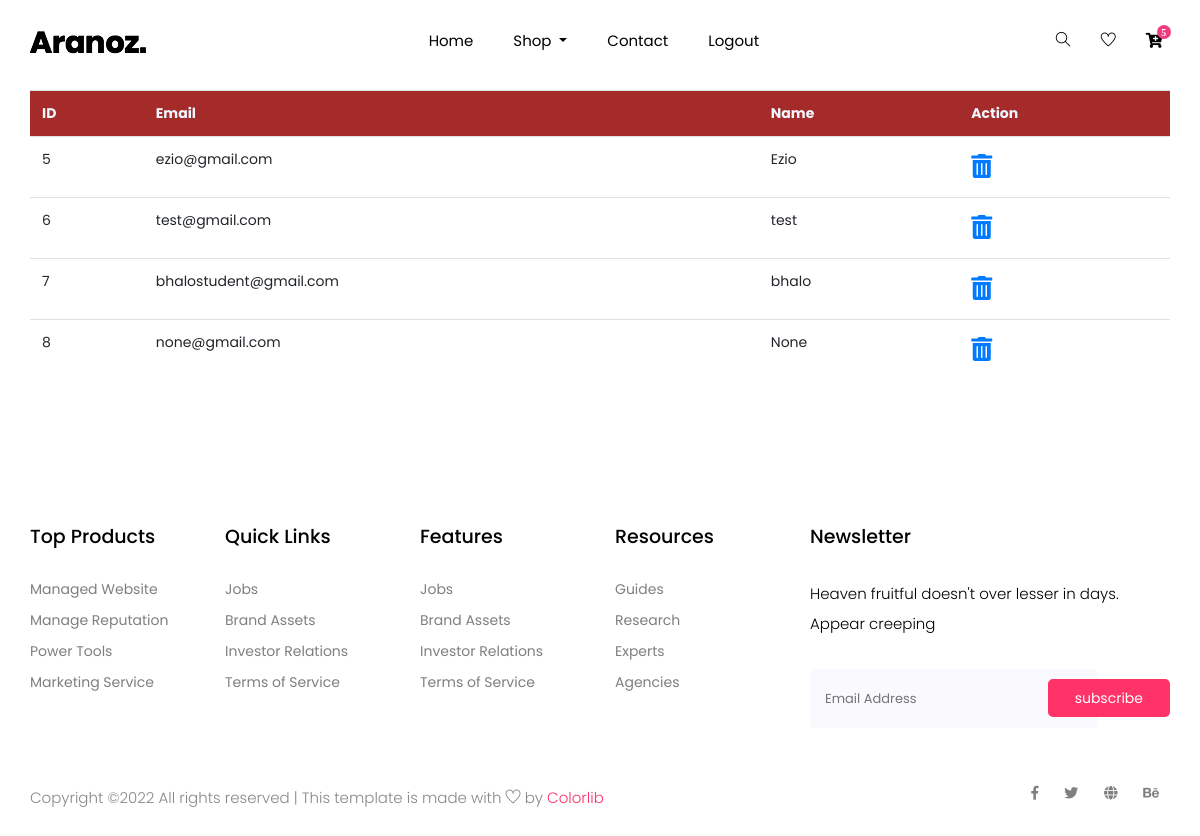
The page /user_list (signed in) on the database as committed earlier.
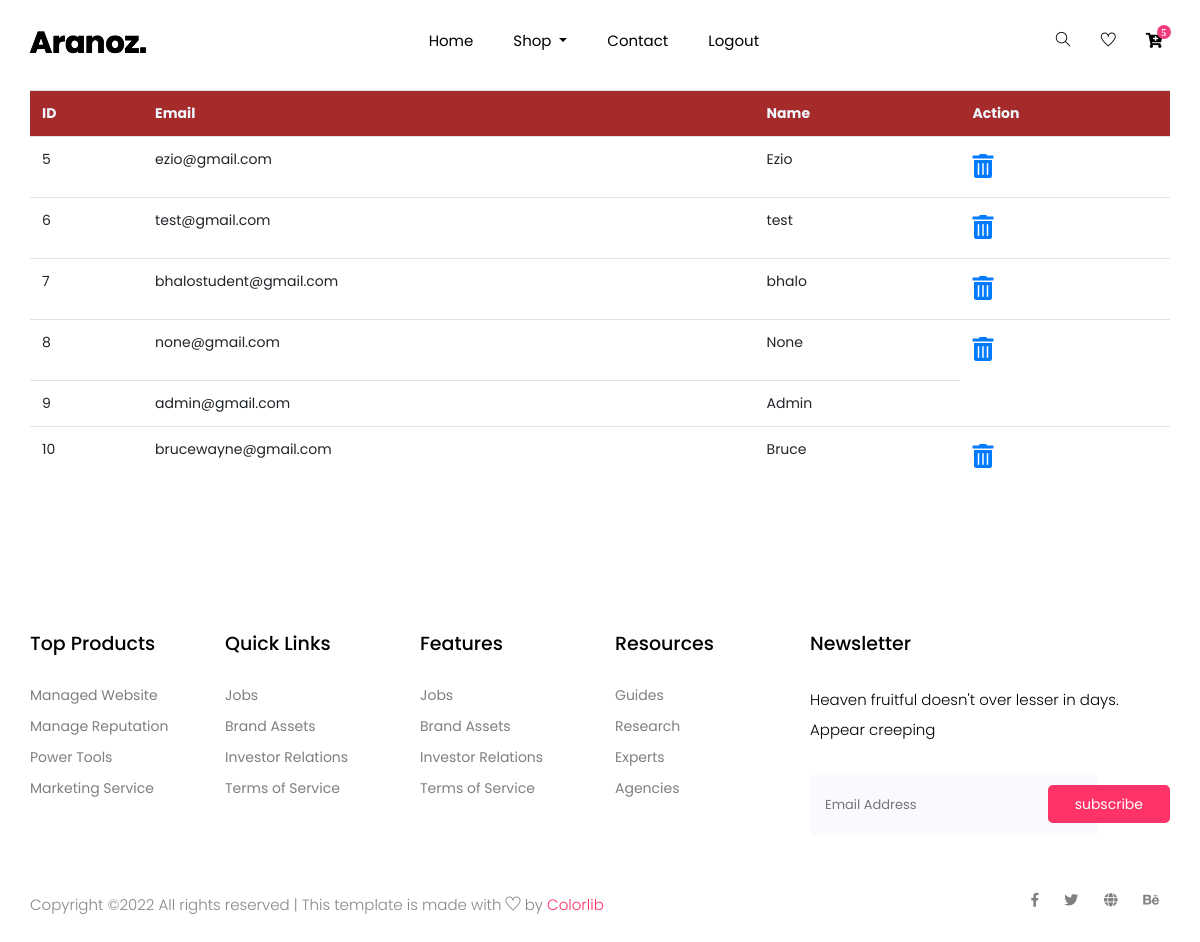
The same page on the database as committed later.
### Website/models.py (models this page shows)
class User(db.Model, UserMixin):
    id = db.Column(db.Integer, primary_key = True)
    email = db.Column(db.String(150), unique = True)
    password = db.Column(db.String(150))
    first_name = db.Column(db.String(150))

### Website/auth.py (the view)
@auth.route('/user_list')
@login_required
def user_list():
    userr = User.query.all()
    return render_template("user_list.html", user=current_user, userr = userr)

### Website/__init__.py (called while the page is built)
def create_app():
    app = Flask(__name__)
    app.config['SECRET_KEY'] = 'abcd'
    app.config['SQLALCHEMY_DATABASE_URI'] = f'sqlite:///{DB_NAME}'
    db.init_app(app)
    from .views import views
    from .auth import auth
    app.register_blueprint(views, url_prefix='/')
    app.register_blueprint(auth, url_prefix='/')
    from .models import User
    with app.app_context():
        db.create_all()
    login_manager = LoginManager()
    login_manager.login_view = 'auth.login'
    login_manager.init_app(app)
    @login_manager.user_loader
    def load_user(id):
        return User.query.get(int(id))
    return app

### Website/templates/user_list.html
{% extends "base.html" %}
{% block content %}
<div class="container" style="padding-top: 90px;">
 <table class="table" style="border-collapse: collapse;">
    <tr style="background-color: brown;color: aliceblue;">
        <th>ID</th>
        <th>Email</th>
        <th>Name</th>
        <th>Action</th>
    </tr>
   <tr>
    {% for i in userr %}
    <td>{{i.id}}</td>
    <td>{{i.email}}</td>
    <td>{{i.first_name}}</td>
    {% if i.id != 9 %}
    <td><span style="font-size: 24px;color:red;">
        <a href="/{{i.id}}/delete_user"> <i class="fas fa-trash-alt"></i></a></span></td>
    {% endif %}
    </tr>
    {% endfor %}
 </table>
</div>
{% endblock %}

### Website/templates/base.html (shortened to what this page needs)
<!doctype html>
<html lang="zxx">
<head>
    <link rel="stylesheet" href="{{ url_for('static', filename='css/bootstrap.min.css') }}">
    <link rel="stylesheet" href="{{ url_for('static', filename='css/animate.css') }}">
    <link rel="stylesheet" href="{{ url_for('static', filename='css/owl.carousel.min.css') }}">
    <link rel="stylesheet" href="{{ url_for('static', filename='css/all.css') }}">
    <link rel="stylesheet" href="{{ url_for('static', filename='css/flaticon.css') }}">
    <link rel="stylesheet" href="{{ url_for('static', filename='css/themify-icons.css') }}">
    <link rel="stylesheet" href="{{ url_for('static', filename='css/magnific-popup.css') }}">
    <link rel="stylesheet" href="{{ url_for('static', filename='css/slick.css') }}">
    <link rel="stylesheet" href="{{ url_for('static', filename='css/style.css') }}">
    <link rel="stylesheet" href="{{ url_for('static', filename='vendor/mdi-font/css/material-design-iconic-font.min.css') }}">
    <link rel="stylesheet" href="{{ url_for('static', filename='vendor/font-awesome-4.7/css/font-awesome.min.css') }}">
    <link rel="stylesheet" href="{{ url_for('static', filename='vendor/select2/select2.min.css') }}">
    <link rel="stylesheet" href="{{ url_for('static', filename='vendor/datepicker/daterangepicker.css') }}">
    <link rel="stylesheet" href="{{ url_for('static', filename='css/main.css') }}">
    <link rel="stylesheet" href="{{ url_for('static', filename='css/bootstrap.min.css') }}">
    <link rel="stylesheet" href="{{ url_for('static', filename='css/animate.css') }}">
    <link rel="stylesheet" href="{{ url_for('static', filename='css/owl.carousel.min.css') }}">
    <link rel="stylesheet" href="{{ url_for('static', filename='css/all.css') }}">
    <link rel="stylesheet" href="{{ url_for('static', filename='css/flaticon.css') }}">
    <link rel="stylesheet" href="{{ url_for('static', filename='css/themify-icons.css') }}">
    <link rel="stylesheet" href="{{ url_for('static', filename='css/magnific-popup.css') }}">
    <link rel="stylesheet" href="{{ url_for('static', filename='css/slick.css') }}">
    <link rel="stylesheet" href="{{ url_for('static', filename='css/style.css') }}">
</head>
<body>
    <header class="main_menu home_menu">
        <div class="container">
            <div class="row align-items-center">
                <div class="col-lg-12">
                    <nav class="navbar navbar-expand-lg navbar-light">
                        <a class="navbar-brand" href="index.html"> <img src="{{ url_for('static', filename='img/logo.png') }}" alt="Logo"> </a>
                        <div class="collapse navbar-collapse main-menu-item" id="navbarSupportedContent">
                            <ul class="navbar-nav">
                                <li class="nav-item">
                                    <a class="nav-link" href="index.html">Home</a>
                                </li>
                                <li class="nav-item dropdown">
                                    <a class="nav-link dropdown-toggle" href="blog.html" id="navbarDropdown_1"
                                        role="button" data-toggle="dropdown" aria-haspopup="true" aria-expanded="false">
                                        Shop
                                    </a>
                                </li>
                                <li class="nav-item">
                                    <a class="nav-link" href="contact.html">Contact</a>
                                </li>
                                {% if user.is_authenticated %}
                                <li class="nav-item">
                                    <a class="nav-link" href="logout">Logout</a>
                                </li>
                                {% else %}
                                <li class="nav-item">
                                    <a class="nav-link" href="login">Signup/ Login</a>
                                </li>
                                {% endif %}
                            </ul>
                        </div>
                        <div class="hearer_icon d-flex">
                            <a id="search_1" href="javascript:void(0)"><i class="ti-search"></i></a>
                            <a href=""><i class="ti-heart"></i></a>
                            <div class="dropdown cart">
                                <a class="dropdown-toggle" href="cart" id="navbarDropdown3" role="button"
                                    data-toggle="dropdown" aria-haspopup="true" aria-expanded="false">
                                    <i class="fas fa-cart-plus"></i>
                                </a>
                            </div>
                        </div>
                    </nav>
                </div>
            </div>
        </div>
</header>
{% block content %}
{% endblock %}
  <footer class="footer_part">
    <div class="container">
      <div class="row justify-content-around">
        <div class="col-sm-6 col-lg-2">
          <div class="single_footer_part">
            <h4>Top Products</h4>
            <ul class="list-unstyled">
              <li><a href="">Managed Website</a></li>
              <li><a href="">Manage Reputation</a></li>
              <li><a href="">Power Tools</a></li>
              <li><a href="">Marketing Service</a></li>
            </ul>
          </div>
        </div>
        <div class="col-sm-6 col-lg-2">
          <div class="single_footer_part">
            <h4>Quick Links</h4>
            <ul class="list-unstyled">
              <li><a href="">Jobs</a></li>
              <li><a href="">Brand Assets</a></li>
              <li><a href="">Investor Relations</a></li>
              <li><a href="">Terms of Service</a></li>
            </ul>
          </div>
        </div>
        <div class="col-sm-6 col-lg-2">
          <div class="single_footer_part">
            <h4>Features</h4>
            <ul class="list-unstyled">
              <li><a href="">Jobs</a></li>
              <li><a href="">Brand Assets</a></li>
              <li><a href="">Investor Relations</a></li>
              <li><a href="">Terms of Service</a></li>
            </ul>
          </div>
        </div>
        <div class="col-sm-6 col-lg-2">
          <div class="single_footer_part">
            <h4>Resources</h4>
            <ul class="list-unstyled">
              <li><a href="">Guides</a></li>
              <li><a href="">Research</a></li>
              <li><a href="">Experts</a></li>
              <li><a href="">Agencies</a></li>
            </ul>
          </div>
        </div>
        <div class="col-sm-6 col-lg-4">
          <div class="single_footer_part">
            <h4>Newsletter</h4>
            <p>Heaven fruitful doesn't over lesser in days. Appear creeping
            </p>
            <div id="mc_embed_signup">
              <form target="_blank"
                action="https://spondonit.us12.list-manage.com/subscribe/post?u=1462626880ade1ac87bd9c93a&amp;id=92a4423d01"
                method="get" class="subscribe_form relative mail_part">
                <input type="email" name="email" id="newsletter-form-email" placeholder="Email Address"
                  class="placeholder hide-on-focus" onfocus="this.placeholder = ''"
                  onblur="this.placeholder = ' Email Address '">
                <button type="submit" name="submit" id="newsletter-submit"
                  class="email_icon newsletter-submit button-contactForm">subscribe</button>
              </form>
            </div>
          </div>
        </div>
      </div>
    </div>
    <div class="copyright_part">
      <div class="container">
        <div class="row">
          <div class="col-lg-8">
            <div class="copyright_text">
              <P>
Copyright &copy;<script>document.write(new Date().getFullYear());</script> All rights reserved | This template is made with <i class="ti-heart" aria-hidden="true"></i> by <a href="https://colorlib.com" target="_blank">Colorlib</a>
</P>
            </div>
          </div>
          <div class="col-lg-4">
            <div class="footer_icon social_icon">
              <ul class="list-unstyled">
                <li><a href="#" class="single_social_icon"><i class="fab fa-facebook-f"></i></a></li>
                <li><a href="#" class="single_social_icon"><i class="fab fa-twitter"></i></a></li>
                <li><a href="#" class="single_social_icon"><i class="fas fa-globe"></i></a></li>
                <li><a href="#" class="single_social_icon"><i class="fab fa-behance"></i></a></li>
              </ul>
            </div>
          </div>
        </div>
      </div>
    </div>
  </footer>
</body>
</html>

### Website/static/css/all.css (style rules this page uses)
.fa, .fas, .far, .fal, .fab { -moz-osx-font-smoothing: grayscale; -webkit-font-smoothing: antialiased; display: inline-block; font-style: normal; font-variant: normal; text-rendering: auto; line-height: 1; }
.fa-behance:before { content: "\f1b4"; }
.fa-cart-plus:before { content: "\f217"; }
.fa-facebook-f:before { content: "\f39e"; }
.fa-globe:before { content: "\f0ac"; }
.fa-trash-alt:before { content: "\f2ed"; }
.fa-twitter:before { content: "\f099"; }
.fab { font-family: 'Font Awesome 5 Brands'; }
.fa, .fas { font-family: 'Font Awesome 5 Free'; font-weight: 900; }

### Website/static/css/main.css (style rules this page uses)
.row { display: -webkit-box; display: -webkit-flex; display: -moz-box; display: -ms-flexbox; display: flex; -webkit-flex-wrap: wrap; -ms-flex-wrap: wrap; flex-wrap: wrap; }
html { -webkit-box-sizing: border-box; -moz-box-sizing: border-box; box-sizing: border-box; }
* { padding: 0; margin: 0; }
*, *:before, *:after { -webkit-box-sizing: inherit; -moz-box-sizing: inherit; box-sizing: inherit; }
body, h1, h2, h3, h4, h5, h6, blockquote, p, pre, dl, dd, ol, ul, figure, hr, fieldset, legend { margin: 0; padding: 0; }
table { border-collapse: collapse; border-spacing: 0; }
button { outline: none; background: none; border: none; }
body { font-family: "Roboto", "Arial", "Helvetica Neue", sans-serif; font-weight: 400; font-size: 14px; }
h1, h2, h3, h4, h5, h6 { font-weight: 400; }
h4 { font-size: 18px; }
input { outline: none; margin: 0; border: none; -webkit-box-shadow: none; -moz-box-shadow: none; box-shadow: none; width: 100%; font-size: 14px; font-family: inherit; }

Rows that differ between the two databases and show on the page:
added User: id "9", email "admin@gmail.com", first_name "Admin"
added User: id "10", email "brucewayne@gmail.com", first_name "Bruce"
